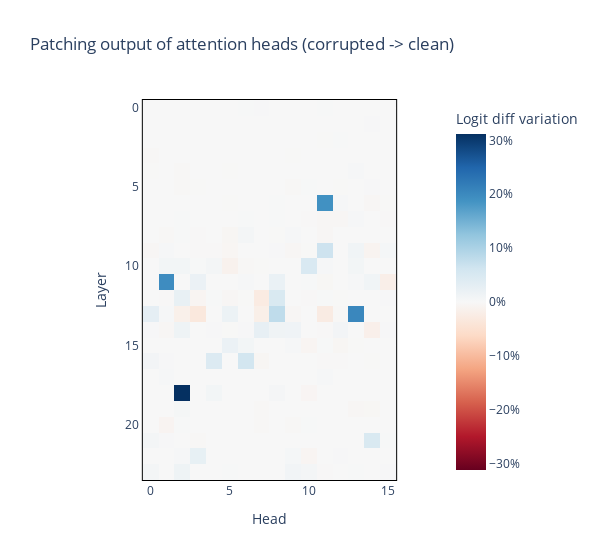

Notebook code cell kept with this figure:
### Code cell
imshow_p(
    results['z'] * 100,
    title="Patching output of attention heads (corrupted -> clean)",
    labels={"x": "Head", "y": "Layer", "color": "Logit diff variation"},
    coloraxis=dict(colorbar_ticksuffix = "%"),
    border=True,
    width=600,
    margin={"r": 100, "l": 100}
)

### Figure 1 — Plotly figure (JSON) as saved in the notebook; plotly's stock layout.template omitted (floating-point values rounded to 4 significant figures; data arrays with more than 128 entries replaced by an {"elided": "..."} marker saying what was removed)
{"data": [{"coloraxis": "coloraxis", "hovertemplate": "Head: %{x}<br>Layer: %{y}<br>Logit diff variation: %{z}<extra></extra>", "name": "0", "type": "heatmap", "xaxis": "x", "yaxis": "y", "z": {"elided": "24x16 float values"}}], "layout": {"coloraxis": {"cmid": 0, "colorbar": {"ticksuffix": "%", "title": {"text": "Logit diff variation"}}, "colorscale": [[0, "rgb(103,0,31)"], [0.1, "rgb(178,24,43)"], [0.2, "rgb(214,96,77)"], [0.3, "rgb(244,165,130)"], [0.4, "rgb(253,219,199)"], [0.5, "rgb(247,247,247)"], [0.6, "rgb(209,229,240)"], [0.7, "rgb(146,197,222)"], [0.8, "rgb(67,147,195)"], [0.9, "rgb(33,102,172)"], [1, "rgb(5,48,97)"]]}, "margin": {"l": 100, "r": 100}, "title": {"text": "Patching output of attention heads (corrupted -> clean)"}, "width": 600, "xaxis": {"anchor": "y", "constrain": "domain", "domain": [0, 1], "linecolor": "black", "linewidth": 1, "mirror": true, "scaleanchor": "y", "showline": true, "title": {"text": "Head"}}, "yaxis": {"anchor": "x", "autorange": "reversed", "constrain": "domain", "domain": [0, 1], "linecolor": "black", "linewidth": 1, "mirror": true, "showline": true, "title": {"text": "Layer"}}}}
